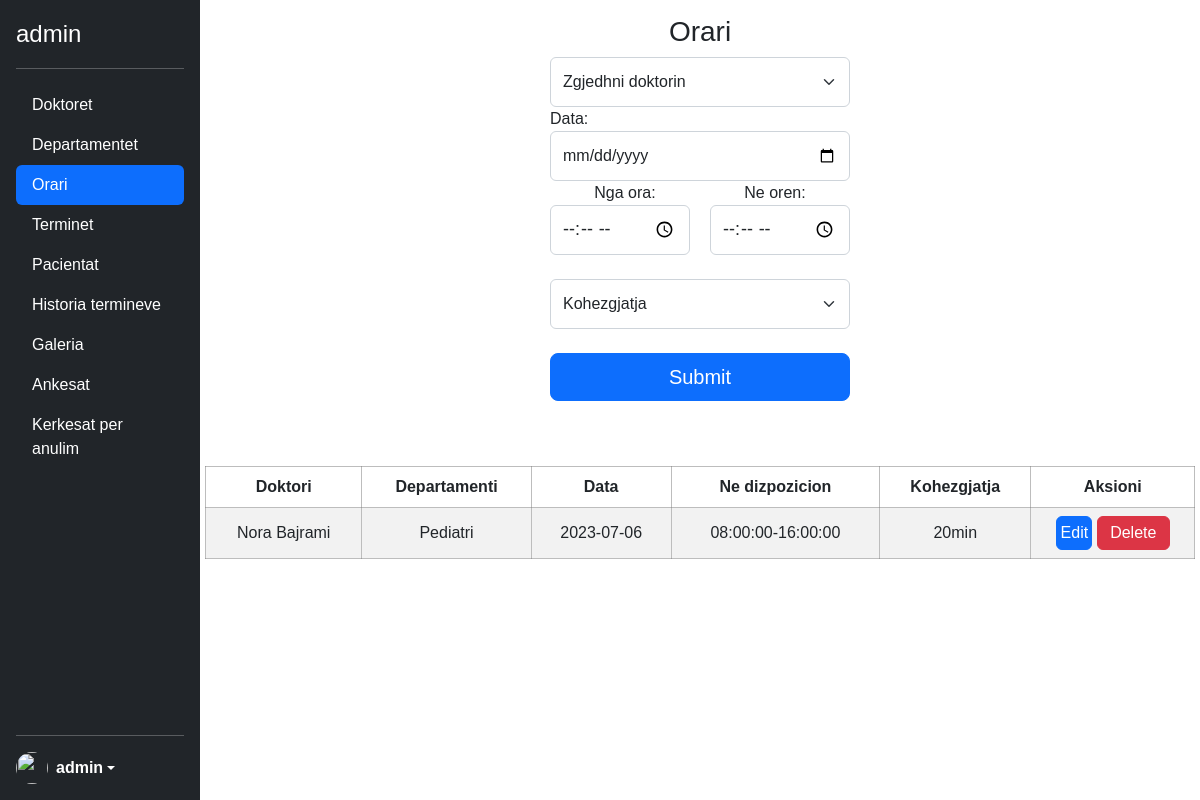
Screenshot of /admin/orari.php (signed in) with the database file from the repository.
### tables this page shows
CREATE TABLE `orari` (
  `id` int(11) NOT NULL,
  `doktori` varchar(100) NOT NULL,
  `departamenti` varchar(100) NOT NULL,
  `data` date NOT NULL,
  `nga_ora` time NOT NULL,
  `deri_oren` time NOT NULL,
  `kohezgjatja` int(11) NOT NULL,
  `zene_deri` time NOT NULL
);

### admin/orari.php (the view, shortened to what this page needs)
<?php
include('../config.php');
?>
<?php include('header.php') ?>
</head>
<body>
    <div class="sideBlock">
        <button type="button" class="ham" id="ham_menu"><i class="fa-solid fa-bars"></i></button>
    </div>
    <div class="d-flex flex-column flex-shrink-0 p-3 text-white bg-dark sidebar">
         <p class="d-flex align-items-center mb-3 mb-md-0 me-md-auto text-white text-decoration-none">
             <span class="fs-4"><?php echo $_SESSION['admin'] ?></span>
         </p>
         <hr>
         <ul class="nav nav-pills flex-column mb-auto">
             <li class="nav-item"><a href="doktoret.php" class="nav-link text-white" aria-current="page">Doktoret</a></li>
             <li><a href="departamentet.php" class="nav-link text-white ">Departamentet</a></li>
             <li><a href="orari.php" class="nav-link text-white active">Orari</a></li>
             <li><a href="terminet.php" class="nav-link text-white">Terminet</a></li>
             <li><a href="pacientat.php"" class=" nav-link text-white">Pacientat</a></li>
             <li><a href="historiaTerminit.php" class="nav-link text-white">Historia termineve</a></li>
             <li class="nav-item"><a href="galeria.php" class="nav-link text-white">Galeria</a></li>
             <li><a href="ankesat.php" class="nav-link text-white">Ankesat</a></li>
             <li><a href="kerkesatAnulimit.php" class="nav-link text-white">Kerkesat per anulim</a></li>
         </ul>
         <hr>
         <div class="dropdown">
             <a href="#" class="d-flex align-items-center text-white text-decoration-none dropdown-toggle" id="dropdownUser1" data-bs-toggle="dropdown" aria-expanded="false">
                 <img src="https://w7.pngwing.com/pngs/200/420/png-transparent-user-profile-computer-icons-overview-rectangle-black-data-thumbnail.png" alt="" width="32" height="32" class="rounded-circle me-2">
                 <strong><?php echo $_SESSION['admin'] ?></strong>
             </a>
         </div>
     </div>
    <main class="main mainRes">
    <?php
        $s_date = $from_time = $to_time = "";
        ?>
        <form class="form-signin" method="POST" enctype="multipart/form-data" autocomplete="off">
            <h1 class="h3 fw-normal text-center">Orari</h1>
            <div>
                <select class="form-select <?= $invalid_doc ?? "" ?> res" aria-label="Default select example" name="doktori">
                    <option value="">Zgjedhni doktorin</option>
                </select>
            </div>
            <div class="d-inline-block">
                <label for="startDate">Data:</label>
                <input id="startDate" class="form-control data  <?= $invalid_date ?? "" ?>" name="data" type="date" value="<?= $s_date ?>" />
            </div>
            <div class="text-center mb-0 resOrari">
                <div class="d-inline-block w-50" style="float: left;">
                    <label for="startingHour">Nga ora:</label>
                    <input id="startingHour" class="form-control time  <?= $invalid_from_time ?? "" ?>" name="from_time" type="time" value="<?= $from_time ?>" />
                </div>
                <div class="d-inline-block w-50" style="float: right;">
                    <label for="leavingHour">Ne oren:</label>
                    <input id="leavingHour" class="form-control  time time1 <?= $invalid_to_time ?? "" ?>" name="to_time" type="time" value="<?= $to_time; ?>" />
                </div>
                <div>
                    <select class="form-select res <?= $invalid_duration ?? "" ?>" aria-label="Default select example" name="kohzgjatja">
                        <option value="" selected>Kohezgjatja</option>
                    </select>
                </div>
            </div>
            <button class="w-100 btn btn-lg btn-primary updateRes" type="submit" name="submit">Submit</button>
        </form>
    </main>
    <?php
    $sql = "SELECT * FROM orari";
    $stm = $con->prepare($sql);
    $stm->execute();
    $data = $stm->fetchAll();
    if (!$data) {
        $empty = 'empty';
    } else {
        $empty = '';
    }
    ?>
    <article class="table_wrapper">
        <?php if ($empty == '') : ?>
            <table class="table table-striped text-center table_patinet">
                <thead>
                    <tr>
                        <th scope="col">Doktori</th>
                        <th scope="col">Departamenti</th>
                        <th scope="col">Data</th>
                        <th scope="col">Ne dizpozicion</th>
                        <th scope="col">Kohezgjatja</th>
                        <th scope="col">Aksioni</th>
                    </tr>
                </thead>
                <tbody>
                    <?php foreach ($data as $data) : ?>
                        <tr>
                            <td><?= $data['doktori'] ?></td>
                            <td><?= $data['departamenti'] ?></td>
                            <td><?= $data['data'] ?></td>
                            <td><?= $data['nga_ora'] . '-' . $data['deri_oren'] ?></td>
                            <td><?= $data['kohezgjatja'] . 'min' ?> </td>
                            <td class="text-center">
                                <a class="text-decoration-none text-white" href="editOrari.php?id=<?= $data['id']  ?>"><button class="btn btn-primary w-25  p-1 text-white">Edit</button></a>
                                <a class="text-decoration-none text-white" href="deleteOrarin.php?id=<?= $data['id']  ?>"><button class="btn btn-danger w-50 p-1 text-white">Delete</button></a>
                            </td>
                        </tr>
                    <?php endforeach; ?>
                </tbody>
            </table>
        <?php endif; ?>
    </article>
</body>
</html>

### css/main.css (style rules this page uses)
:root { --primary: #0D6EFD; --background: #081C15; --secondary: #40916C; --border: #74c69d; --focus: #95d5b2; --font-family: 'Roboto', sans-serif; --grey: #adb5bd; --darkGrey: #495057; }
* { font-family: Arial, Helvetica, sans-serif; }
body { overflow: auto !important; }
main { max-height: none !important; }
.main { display: flex; justify-content: center; width: calc(100% - 200px); margin-left: 200px; }
.sidebar { width: 200px !important; height: 100% !important; position: fixed; display: flex; flex-direction: column; z-index: 999; }
.form-signin { width: 100%; max-width: 330px; padding: 15px; margin-bottom: 50px; }
.data { width: 300px !important; height: 50px !important; }
.form-select { height: 50px; }
.table_wrapper { margin-left: 200px; display: flex; justify-content: center; }
.table thead tr, .table tbody td { height: 30px !important; }
.table { width: 99% !important; }
.table thead tr th { border: 1px solid rgba(128, 128, 128, 0.521); }
.table tbody tr td { border: 1px solid rgba(128, 128, 128, 0.521); vertical-align: middle; }
.updateRes { width: 300px !important; }
.time { width: 140px !important; height: 50px; font-size: 18px !important; }
.time1 { margin-left: 10px !important; }
.sideBlock { position: absolute; top: 10px; left: 5px; }

### rows the page displays
orari: doktori "Nora Bajrami", departamenti "Pediatri", data "2023-07-06", nga_ora "08:00:00", deri_oren "16:00:00", kohezgjatja "20"

### other values shown
$_SESSION['admin'] "admin"
